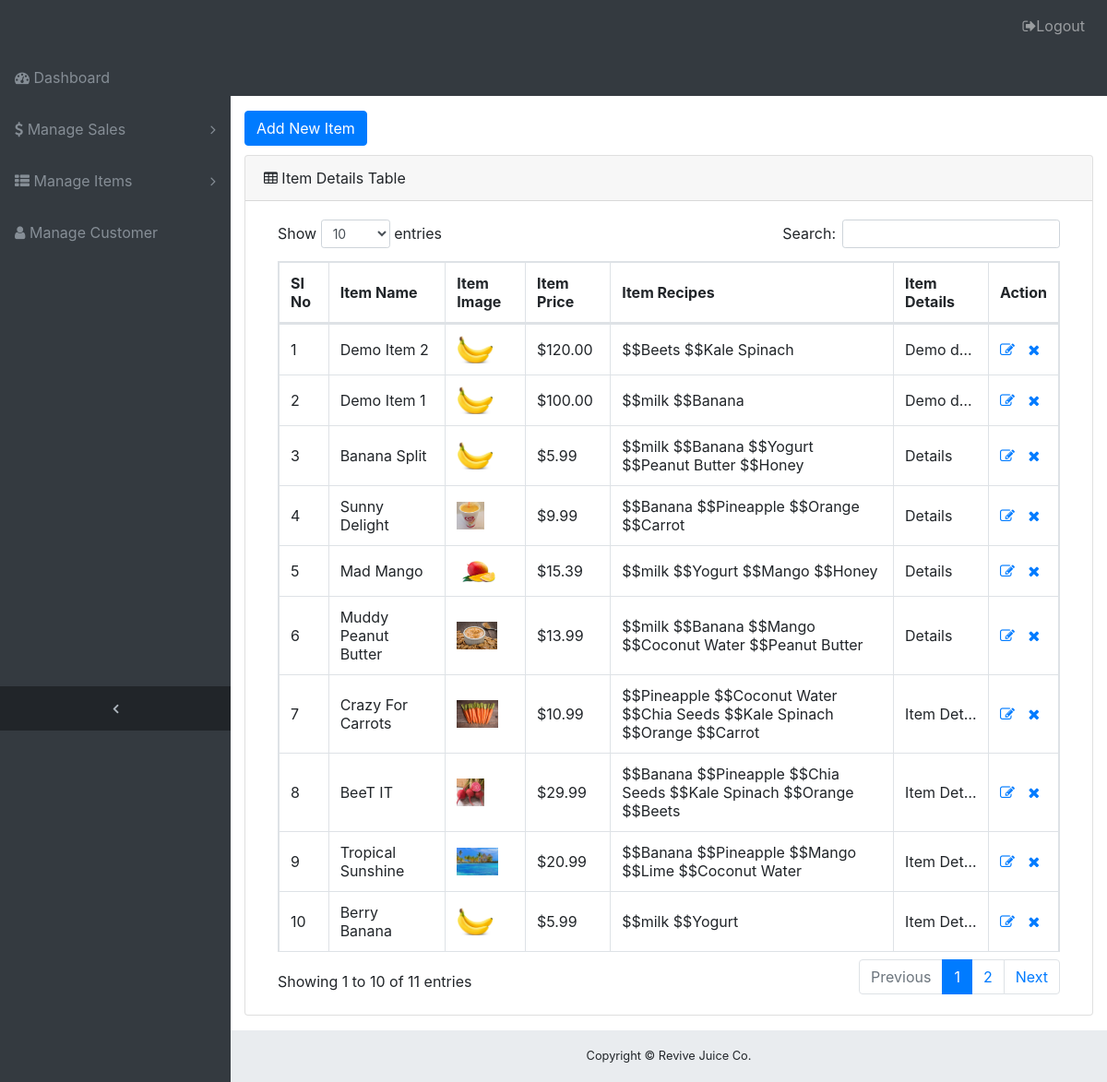
Page /item-details-list.php (signed in) on the committed database.
### tables this page shows
CREATE TABLE `items` (
  `id` int(10) NOT NULL,
  `title` varchar(100) NOT NULL,
  `image` varchar(100) NOT NULL,
  `price` decimal(12,2) NOT NULL,
  `details` text NOT NULL,
  `category_id` int(10) NOT NULL,
  `sub_category_id` int(10) DEFAULT '0'
);

CREATE TABLE `recipes` (
  `id` int(10) NOT NULL,
  `title` varchar(100) NOT NULL,
  `image` varchar(100) NOT NULL
);

### session.php (called while the page is built, shortened)
<?php
function isLoggedIn() {
	if (isset($_SESSION['email']) && $_SESSION['email'] != NULL) {
		return true;
	} else return false;
}

### item-details-list.php (the view, shortened to what this page needs)
<?php include('session.php');?>
<?php
    if (!isLoggedIn()) {
        header("Location: login.php");
    } else echo "<br>Email: ".$_SESSION['email']."<br>";
?>
<?php
include('header.php');
$db = db_connect();
$counter = 1;
if ($db) {
$sql = "SELECT `id`, `title`, `image`, `price`, `details` FROM `items` ORDER BY id DESC";
$result = mysqli_query($db,$sql);
}
?>
<div class="content-wrapper">
    <div class="container-fluid">
        <div class="btn-group" style="margin-bottom: 10px">
            <a class="btn btn-primary" href="item-details-entry.php">Add New Item</a>
        </div>
        <div class="card mb-3">
            <div class="card-header">
                <i class="fa fa-table"></i> Item Details Table
            </div>
            <div class="card-body">
                <div class="table-responsive">
                    <table class="table table-bordered" id="dataTable" width="100%" cellspacing="0">
                        <thead>
                            <tr>
                                <th>SI No</th>
                                <th>Item Name</th>
                                <th>Item Image</th>
                                <th>Item Price</th>
                                <th>Item Recipes</th>
                                <th>Item Details</th>
                                <th>Action</th>
                            </tr>
                        </thead>
                        <tbody>
                            <?php
                            if (mysqli_num_rows($result) > 0) {
                            while ( $result_set = mysqli_fetch_assoc($result)){
                            ?>
                            <tr>
                                <td><?php echo $counter ++;?></td>
                                <td><?php echo $result_set['title'];?></td>
                                <?php if ($result_set['image'] != NULL): ?>
                                <td><img src="images/uploads/<?php echo $result_set['image'];?>" width="auto" height="30px"></td>
                                <?php else: ?>
                                <td>No Image Available</td>
                                <?php endif; ?>
                                <td><?php echo "$".$result_set['price'];?></td>
                                <td>
                                    <?php
                                    $sql2 = "SELECT recipes.* FROM item_recipe, recipes where item_recipe.item_id = $result_set[id] and item_recipe.recipe_id = recipes.id";
                                    $result2 = mysqli_query($db,$sql2);
                                    while ( $result_set2 = mysqli_fetch_assoc($result2)){
                                        echo " $$".$result_set2['title'];
                                    }
                                    ?>
                                </td>
                                <td style="max-width: 70px;text-overflow: ellipsis;white-space: nowrap;overflow: hidden;"><?php echo $result_set['details'];?>
                                </td>
                                <td>
                                    <span data-toggle="tooltip" data-placement="top" title="Edit this row" style="margin-right: 5px;"><a href="item-details-edit.php?id=<?php echo $result_set['id'];?>"><i class="fa fa-pencil-square-o"></i></span></a></span>
                                    <span data-toggle="tooltip" data-placement="top" title="Delete this row" style="margin-left: 5px;"><a href="item-details-delete-process.php?id=<?php echo $result_set['id'];?>"><i class="fa fa-times"></i></span></a></span>
                                </td>
                            </tr>
                            <?php } } ?>
                        </tbody>
                    </table>
                </div>
            </div>
        </div>
    </div>
<?php include('footer.php');?>

### css/sb-admin.css (style rules this page uses)
html { position: relative; min-height: 100%; }
body { overflow-x: hidden; }
body.sticky-footer { margin-bottom: 56px; }
body.sticky-footer .content-wrapper { min-height: calc(100vh - 56px - 56px); }
body.fixed-nav { padding-top: 56px; }
.content-wrapper { min-height: calc(100vh - 56px); padding-top: 1rem; }
.content-wrapper { overflow-x: hidden; background: white; }
@media (min-width: 992px) { .content-wrapper { margin-left: 250px; } }

### css/custom.css (style rules this page uses)
table.table-bordered.dataTable td:last-child, table.table-bordered.dataTable td:last-child { border-right: 1px solid #dee2e6 !important; }
table.table-bordered.dataTable td:first-child, table.table-bordered.dataTable td:first-child { border-left: 1px solid #dee2e6 !important; }
table.table-bordered.dataTable th:last-child, table.table-bordered.dataTable th:last-child { border-right: 1px solid #dee2e6 !important; }
table.table-bordered.dataTable th:first-child, table.table-bordered.dataTable th:first-child { border-left: 1px solid #dee2e6 !important; }
table.table-bordered.dataTable th, table.table-bordered.dataTable td { vertical-align: middle; }

### rows in the picture
items: title "Demo Item 2", image (picture), price "120.00", details "Demo d…"
recipes: title "Beets"
recipes: title "Kale Spinach"
items: title "Demo Item 1", image (picture), price "100.00", details "Demo d…"
recipes: title "milk"
recipes: title "Banana"
items: title "Banana Split", image (picture), price "5.99", details "Details"
recipes: title "Yogurt"
recipes: title "Peanut Butter"
recipes: title "Honey"
items: title "Sunny Delight", image (picture), price "9.99", details "Details"
recipes: title "Pineapple"
recipes: title "Orange"
recipes: title "Carrot"
items: title "Mad Mango", image (picture), price "15.39", details "Details"
recipes: title "Mango"
items: title "Muddy Peanut Butter", image (picture), price "13.99", details "Details"
recipes: title "Coconut Water"
items: title "Crazy For Carrots", image (picture), price "10.99", details "Item Det…"
recipes: title "Chia Seeds"
items: title "BeeT IT", image (picture), price "29.99", details "Item Det…"
items: title "Tropical Sunshine", image (picture), price "20.99", details "Item Det…"
recipes: title "Lime"
items: title "Berry Banana", image (picture), price "5.99", details "Item Det…"

### other values in the picture
$_SESSION['email'] "admin@gmail.com"
